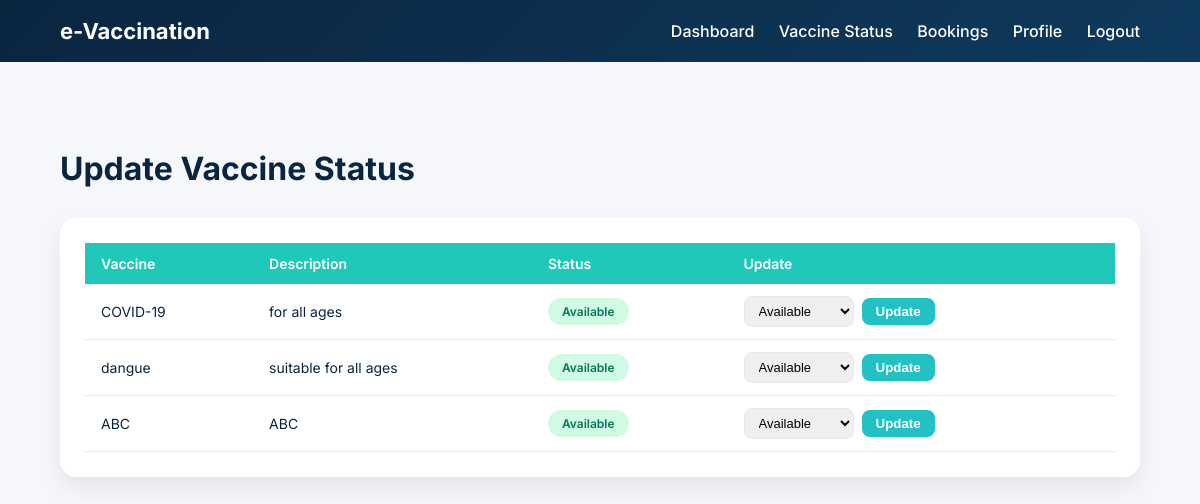
Screenshot of /hospital/update_vaccination_status.php (signed in) with the database file from the repository.
### tables this page shows
CREATE TABLE `hospital_vaccine` (
  `hospital_vaccine_id` int(11) NOT NULL,
  `hospital_id` int(11) NOT NULL,
  `vaccine_id` int(11) NOT NULL,
  `availability_status` enum('Available','Unavailable') DEFAULT 'Available'
);

CREATE TABLE `vaccine` (
  `vaccine_id` int(11) NOT NULL,
  `vaccine_name` varchar(100) DEFAULT NULL,
  `description` text DEFAULT NULL,
  `availability` varchar(20) DEFAULT 'Available'
);

### hospital/update_vaccination_status.php (the view, shortened to what this page needs)
<?php
include("../config/db.php");
$hospital_id = $_SESSION['hospital_id'] ?? null;
$stmt_vaccines = $conn->prepare("
    SELECT v.vaccine_id, v.vaccine_name, v.description, hv.availability_status AS availability
    FROM vaccine v
    LEFT JOIN hospital_vaccine hv
    ON v.vaccine_id = hv.vaccine_id AND hv.hospital_id = ?
");
$stmt_vaccines->execute([$hospital_id]);
$vaccines = $stmt_vaccines->fetchAll(PDO::FETCH_ASSOC);
?>
<!DOCTYPE html>
<html lang="en">
<head>
</head>
<body>
<div class="navbar">
    <div class="nav-left"><span class="logo-text">e-Vaccination</span></div>
    <div class="nav-links">
        <a href="dashboard.php">Dashboard</a>
        <a href="vaccine_status.php">Vaccine Status</a>
        <a href="bookings.php">Bookings</a>
        <a href="profile.php">Profile</a>
        <a href="logout.php">Logout</a>
    </div>
</div>
<section class="dashboard">
    <h2>Update Vaccine Status</h2>
    <div class="table-box">
        <table>
            <tr>
                <th>Vaccine</th>
                <th>Description</th>
                <th>Status</th>
                <th>Update</th>
            </tr>
            <?php foreach ($vaccines as $row): ?>
            <tr>
                <td><?= htmlspecialchars($row['vaccine_name']) ?></td>
                <td><?= htmlspecialchars($row['description']) ?></td>
                <td>
                    <span class="status <?= $row['availability'] ?>">
                        <?= $row['availability'] ?>
                    </span>
                </td>
                <td>
                    <form class="update-form" method="POST" action="">
                        <select name="availability">
                            <option value="Available" <?= $row['availability'] === 'Available' ? 'selected' : '' ?>>Available</option>
                        </select>
                        <button type="submit">Update</button>
                    </form>
                </td>
            </tr>
            <?php endforeach; ?>
        </table>
    </div>
</section>
</body>
</html>

### hospital/update_vaccination_status.php (style rules this page uses)
body { margin: 0; font-family: 'Inter', sans-serif; background: #f5f7fa; color: #0a2540; }
a { text-decoration: none; color: inherit; }
.navbar { display: flex; justify-content: space-between; align-items: center; padding: 18px 5%; background: linear-gradient(135deg, #0a2540, #0e3a5d); color: #fff; }
.nav-left .logo-text { font-weight: 700; font-size: 22px; }
.nav-links a { margin-left: 20px; font-weight: 500; transition: 0.2s; }
.dashboard { padding: 60px 5%; }
.dashboard h2 { font-size: 32px; margin-bottom: 30px; color: #0a2540; }
.table-box { background: #fff; padding: 25px; border-radius: 16px; box-shadow: 0 10px 25px rgba(0,0,0,0.08); max-width: 1100px; margin: 0 auto; overflow-x: auto; }
table { width: 100%; border-collapse: collapse; font-family: inherit; }
table th, table td { padding: 12px 16px; text-align: left; font-size: 14px; }
table th { background-color: #1fc8b8; color: #fff; font-weight: 600; }
table td { border-bottom: 1px solid #e5e7eb; vertical-align: middle; }
.status { padding: 6px 14px; border-radius: 999px; font-size: 12px; font-weight: 600; display: inline-block; text-align: center; }
.Available { background: #d1fae5; color: #047857; }
.update-form { display: flex; align-items: center; gap: 8px; }
.update-form select { padding: 6px 10px; border-radius: 8px; border: 1px solid #e5e7eb; font-size: 13px; }
.update-form button { padding: 6px 14px; border-radius: 8px; border: none; background: #22c1c3; color: #fff; font-weight: 600; cursor: pointer; transition: 0.2s; }

### rows the page displays
hospital_vaccine: vaccine.vaccine_name "COVID-19", vaccine.description "for all ages", availability_status "Available", availability "Available"
hospital_vaccine: vaccine.vaccine_name "dangue", vaccine.description "suitable for all ages", availability_status "Available", availability "Available"
hospital_vaccine: vaccine.vaccine_name "ABC", vaccine.description "ABC", availability_status "Available", availability "Available"
